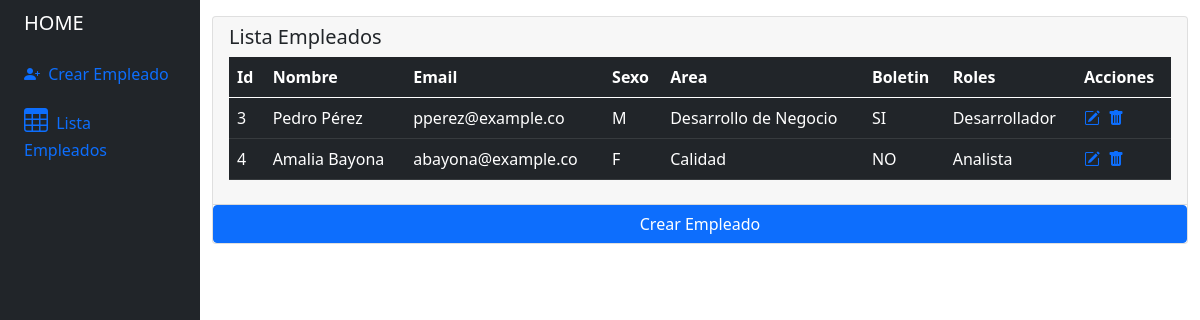
Page /form/tabla.php on the committed database.
### tables this page shows
CREATE TABLE IF NOT EXISTS `empleado` (
  `id` int(11) NOT NULL AUTO_INCREMENT,
  `nombre` varchar(255) NOT NULL,
  `email` varchar(255) NOT NULL,
  `sexo` char(1) NOT NULL,
  `area_id` int(11) NOT NULL,
  `boletin_id` int(11) DEFAULT NULL,
  `roles_id` int(11) DEFAULT NULL,
  `descripcion` text NOT NULL,
  PRIMARY KEY (`id`),
  KEY `area_id` (`area_id`)
);

CREATE TABLE IF NOT EXISTS `areas` (
  `id` int(11) NOT NULL AUTO_INCREMENT,
  `nombre` varchar(255) NOT NULL,
  PRIMARY KEY (`id`)
);

CREATE TABLE IF NOT EXISTS `boletin` (
  `id` int(11) NOT NULL AUTO_INCREMENT,
  `estado` varchar(255) NOT NULL,
  PRIMARY KEY (`id`)
);

CREATE TABLE IF NOT EXISTS `roles` (
  `id` int(11) NOT NULL AUTO_INCREMENT,
  `nombre` varchar(255) NOT NULL,
  PRIMARY KEY (`id`)
);

### form/tabla.php (the view, shortened to what this page needs)
<!DOCTYPE html>
<html lang="en">
<head>
    <link href="css/bootstrap.min.css" rel="stylesheet">
    <link rel="stylesheet" href="https://cdn.jsdelivr.net/npm/bootstrap-icons@1.9.1/font/bootstrap-icons.css">
</head>
<body>
    <?php include 'template/side_bar.php' ?>
    <div class="col py-3">
        <div class="card">
            <div class="card-header">
                <h5 class="card-title">Lista Empleados</h5>
                <table class="table table-dark table-hover">
                    <thead>
                        <tr>
                            <th scope="col">Id</th>
                            <th scope="col">Nombre</th>
                            <th scope="col">Email</th>
                            <th scope="col">Sexo</th>
                            <th scope="col">Area</th>
                            <th scope="col">Boletin</th>
                            <th scope="col">Roles</th>
                            <th scope="col">Acciones</th>
                        </tr>
                    </thead>
                    <tbody>
                         <?php
                        include 'models/conexion.php';
                        $sql = $conexion->query
                        ("SELECT e.id, e.nombre, email, sexo, a.nombre area_nombre, b.estado, r.nombre rol_nombre FROM empleado e
                        JOIN areas a ON e.area_id = a.id
                        JOIN roles r ON e.roles_id = r.id
                        JOIN boletin b  ON e.boletin_id = b.id ");
                        while($datos = $sql->fetch_object()){ ?>
                            <tr>
                            <td><?= $datos->id ?></td>
                            <td><?= $datos->nombre ?></td>
                            <td><?= $datos->email ?></td>
                            <td><?= $datos->sexo ?></td>
                            <td><?= $datos->area_nombre ?></td>
                            <td><?= $datos->estado ?></td>
                            <td><?= $datos->rol_nombre ?></td>
                            <td>
                                <div class="row">
                                    <div class="col-md-2 col-xs-6">
                                        <a href="modificar.php?id=<?=$datos->id ?>">
                                            <i class="bi bi-pencil-square"></i>
                                        </a>
                                    </div>
                                    <div class="col-md-2 col-xs-6">
                                        <a onclick="return eliminar()" href="tabla.php?id=<?=$datos->id ?>">
                                            <i class="bi bi-trash-fill"></i>
                                        </a>
                                    </div>
                                </div>
                            </td>
                        </tr>
                        <?php } ?>
                    </tbody>
                </table>
            </div>
            <a type="button" href="index.php" class="btn btn-primary">Crear Empleado</a>
        </div>
    </div>
</body>
</html>

### rows in the picture
empleado: id "3", nombre "Pedro Pérez", email "pperez@example.co", sexo "M", area.nombre "Desarrollo de Negocio", boletin.estado "SI", roles.nombre "Desarrollador"
empleado: id "4", nombre "Amalia Bayona", email "abayona@example.co", sexo "F", area.nombre "Calidad", boletin.estado "NO", roles.nombre "Analista"
